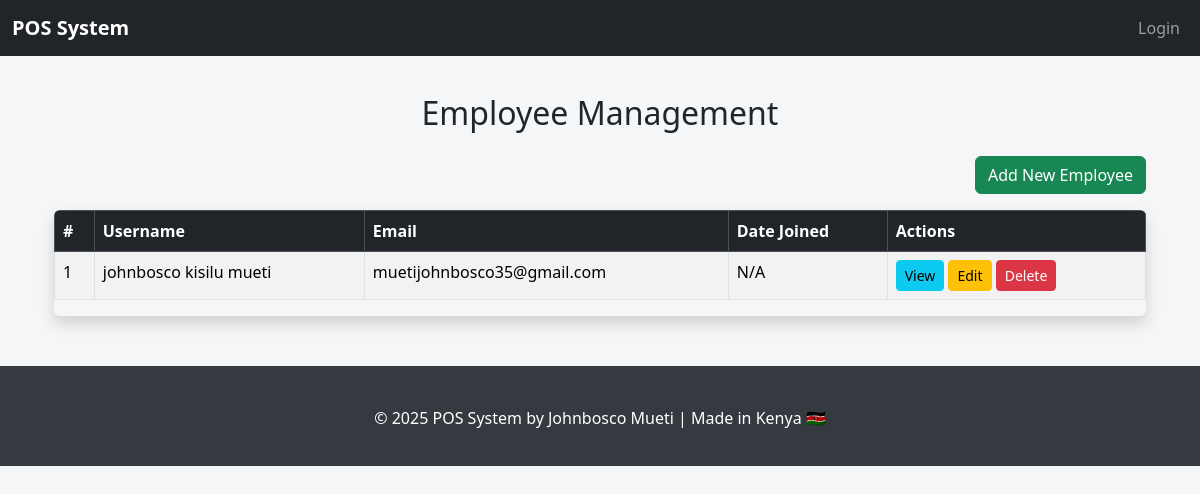
Page /employees (signed in) on the committed database.
### app/models.py (models this page shows)
class User(db.Model, UserMixin):
    id = db.Column(db.Integer, primary_key=True)
    username = db.Column(db.String(100), unique=True, nullable=False)
    email = db.Column(db.String(120), unique=True, nullable=False)
    password = db.Column(db.String(200), nullable=False)
    role = db.Column(db.String(50), default='cashier')  # can be admin, manager, cashier

### app/routes.py (the view)
@main.route('/employees')
@login_required
def employees():
    employees_data = User.query.all()  # Assuming you're using the User model for employees
    return render_template('employees.html', employees=employees_data)

### app/models.py (called while the page is built)
@login_manager.user_loader
def load_user(user_id):
    return User.query.get(int(user_id))

### app/routes.py (called while the page is built)
@main.app_context_processor
def inject_now():
    return {'current_year': datetime.now().year}

### app/templates/employees.html (shortened to what this page needs)
{% extends "layout.html" %}
{% block content %}
<div class="container mt-4">
    <h2 class="text-center mb-4">Employee Management</h2>
    <div class="d-flex justify-content-end mb-3">
        <a href="{{ url_for('main.register') }}" class="btn btn-success">Add New Employee</a>
    </div>
    <div class="table-responsive shadow rounded">
        <table class="table table-bordered table-hover table-striped">
            <thead class="table-dark">
                <tr>
                    <th>#</th>
                    <th>Username</th>
                    <th>Email</th>
                    <th>Date Joined</th>
                    <th>Actions</th>
                </tr>
            </thead>
            <tbody>
                {% for employee in employees %}
                <tr>
                    <td>{{ loop.index }}</td>
                    <td>{{ employee.username }}</td>
                    <td>{{ employee.email }}</td>
                    <td>{{ employee.date_created.strftime('%Y-%m-%d') if employee.date_created else 'N/A' }}</td>
                    <td>
                        <a href="{{ url_for('main.view_employee', user_id=employee.id) }}" class="btn btn-info btn-sm">View</a>
                        <a href="{{ url_for('main.edit_employee', user_id=employee.id) }}" class="btn btn-warning btn-sm">Edit</a>
                        <form action="{{ url_for('main.delete_employee', user_id=employee.id) }}" method="POST" class="d-inline">
                            <button type="submit" class="btn btn-danger btn-sm" onclick="return confirm('Are you sure?')">Delete</button>
                        </form>
                    </td>
                </tr>
                {% else %}
                <tr>
                    <td colspan="5" class="text-center">No employees found.</td>
                </tr>
                {% endfor %}
            </tbody>
        </table>
    </div>
</div>
{% endblock %}

### app/templates/layout.html (style rules this page uses)
body { padding-top: 70px; background-color: #f4f6f8; }
.container { margin-top: 20px; }

### rows in the picture
User: username "johnbosco kisilu mueti", email "muetijohnbosco35@gmail.com", date_created "N/A"
